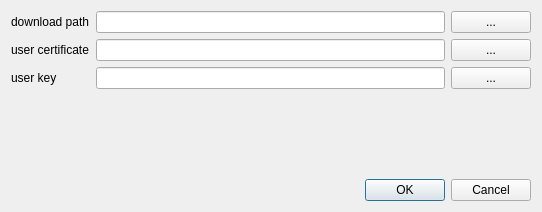
<?xml version="1.0" encoding="UTF-8"?>
<ui version="4.0">
 <class>SettingsDialog</class>
 <widget class="QDialog" name="SettingsDialog">
  <property name="geometry">
   <rect>
    <x>0</x>
    <y>0</y>
    <width>542</width>
    <height>212</height>
   </rect>
  </property>
  <property name="windowTitle">
   <string>Settings</string>
  </property>
  <layout class="QVBoxLayout" name="verticalLayout">
   <item>
    <layout class="QGridLayout" name="gridLayout">
     <item row="0" column="0">
      <widget class="QLabel" name="label_3">
       <property name="text">
        <string>download path</string>
       </property>
      </widget>
     </item>
     <item row="1" column="1">
      <widget class="QLineEdit" name="lineEdit_user_certificate"/>
     </item>
     <item row="2" column="0">
      <widget class="QLabel" name="label_2">
       <property name="text">
        <string>user key</string>
       </property>
      </widget>
     </item>
     <item row="0" column="1">
      <widget class="QLineEdit" name="lineEdit_download_path"/>
     </item>
     <item row="1" column="0">
      <widget class="QLabel" name="label">
       <property name="text">
        <string>user certificate</string>
       </property>
      </widget>
     </item>
     <item row="0" column="2">
      <widget class="QPushButton" name="pushButton_3">
       <property name="text">
        <string>...</string>
       </property>
      </widget>
     </item>
     <item row="2" column="2">
      <widget class="QPushButton" name="pushButton_2">
       <property name="text">
        <string>...</string>
       </property>
      </widget>
     </item>
     <item row="2" column="1">
      <widget class="QLineEdit" name="lineEdit_user_key"/>
     </item>
     <item row="1" column="2">
      <widget class="QPushButton" name="pushButton">
       <property name="text">
        <string>...</string>
       </property>
      </widget>
     </item>
    </layout>
   </item>
   <item>
    <spacer name="verticalSpacer">
     <property name="orientation">
      <enum>Qt::Vertical</enum>
     </property>
     <property name="sizeHint" stdset="0">
      <size>
       <width>20</width>
       <height>40</height>
      </size>
     </property>
    </spacer>
   </item>
   <item>
    <widget class="QDialogButtonBox" name="buttonBox">
     <property name="orientation">
      <enum>Qt::Horizontal</enum>
     </property>
     <property name="standardButtons">
      <set>QDialogButtonBox::Cancel|QDialogButtonBox::Ok</set>
     </property>
     <property name="centerButtons">
      <bool>false</bool>
     </property>
    </widget>
   </item>
  </layout>
 </widget>
 <resources/>
 <connections>
  <connection>
   <sender>buttonBox</sender>
   <signal>accepted()</signal>
   <receiver>SettingsDialog</receiver>
   <slot>accept()</slot>
   <hints>
    <hint type="sourcelabel">
     <x>248</x>
     <y>254</y>
    </hint>
    <hint type="destinationlabel">
     <x>157</x>
     <y>274</y>
    </hint>
   </hints>
  </connection>
  <connection>
   <sender>buttonBox</sender>
   <signal>rejected()</signal>
   <receiver>SettingsDialog</receiver>
   <slot>reject()</slot>
   <hints>
    <hint type="sourcelabel">
     <x>316</x>
     <y>260</y>
    </hint>
    <hint type="destinationlabel">
     <x>286</x>
     <y>274</y>
    </hint>
   </hints>
  </connection>
 </connections>
</ui>
